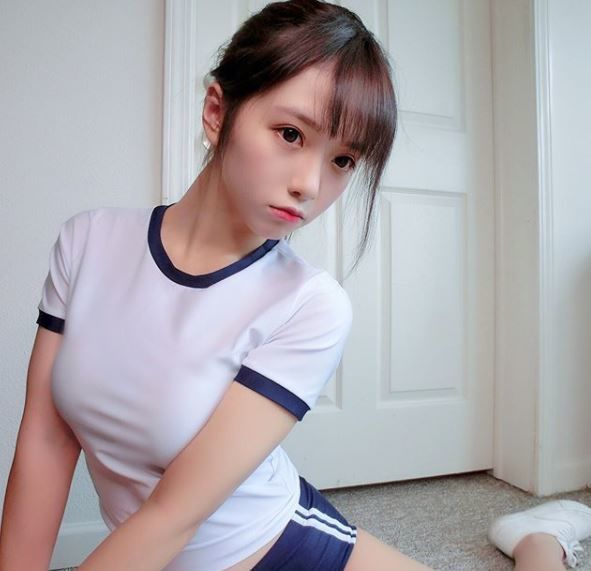
#> input picture HW_1/maya.jpg, 591 x 571 px, found by its file name
$ python -i C_operation_02.py   (imports and definitions only)
#> lines starting #> are read from the running program, lines starting #| are printed output that depends on the picture
import os
import cv2 as cv2
import numpy as np
from matplotlib import pyplot as plt

def histogram(img):
    histogram_ = np.zeros(256, dtype=np.uint32) # 存放讀到的pixel值
    for k in range(len(histogram_)):
        histogram_[k] = np.sum(img.flat == k)   # 將符合 SUM 起來
    return histogram_

def equalize(img,histogram_):
    def sumcdf(histogram_):
        cdf = np.zeros_like(histogram_, dtype=np.uint32) # 累積分布函數（cdf）
        cdf[0] = histogram_[0] # 因為下方 cdf[k-1], 在 cdf[0] 時前面沒有值,有可能會讀到亂七八糟的東西,因此要先將[0]先寫進去
        for k in range(len(cdf)):
            cdf[k] = cdf[k-1] + np.sum(img.flat == k) # 取的cdf累計"值"
        return cdf

    cdf_pro = sumcdf(histogram_) / (img.shape[0] * img.shape[1]) # 算出cdf的機率(probability)
    cdf_value = np.zeros_like(img, dtype=np.uint8) # 存放乘以CDF的pixel值
    for row in range(img.shape[0]):
        for col in range(img.shape[1]):
            cdf_value[row,col] = np.uint8(np.round((cdf_pro[img[row,col]] - np.min(cdf_pro)) / (np.max(cdf_pro) - np.min(cdf_pro)) * 255))
            # 將row col的值,乘上對應cdf出現的機率值 = 均化
    return cdf_value  # 將均化後的值回傳

def gray():
    img_path='E:/Program_File/PYTHON/數位影像處理作業/HW_1/EXAMPLE.jpg'
    img_filepath = os.path.splitext(img_path)[0]    # 拆分路徑 & 副檔名，0 為路徑
    img_fileextension = os.path.splitext(img_path)[1]  # 1 為副檔名
    img_filename = os.path.basename(img_filepath)     # 取出檔名不含副檔名

    img = cv2.imread(img_filename+img_fileextension,cv2.IMREAD_GRAYSCALE)
    histogram_ = histogram(img)
    cdf_value = equalize(img,histogram_)
    histogram_equ = histogram(cdf_value)
    plt.bar(range(len(histogram_)), histogram_, alpha=0.9, width = 1, lw=1)
    plt.figure()
    plt.bar(range(len(histogram_)), histogram_equ, alpha=0.9, width = 1, lw=1)
    plt.show()
    plt.close()
    # [6 lines of commented-out code are left out]

def multicolor():
    img_path='E:/Program_File/PYTHON/數位影像處理作業/HW_1/maya.jpg'
    img_filepath = os.path.splitext(img_path)[0]    # 拆分路徑 & 副檔名，0 為路徑
    img_fileextension = os.path.splitext(img_path)[1]  # 1 為副檔名
    img_filename = os.path.basename(img_filepath)     # 取出檔名不含副檔名

    img = cv2.imread(img_filename+img_fileextension,1)  # 讀檔
#> img is the input picture: shape (571, 591, 3); mean B, G, R 172.4, 168.1, 173.5
    img_b, img_g, img_r = cv2.split(img)            # 將對檔案分割，順序為BGR，而非RGB
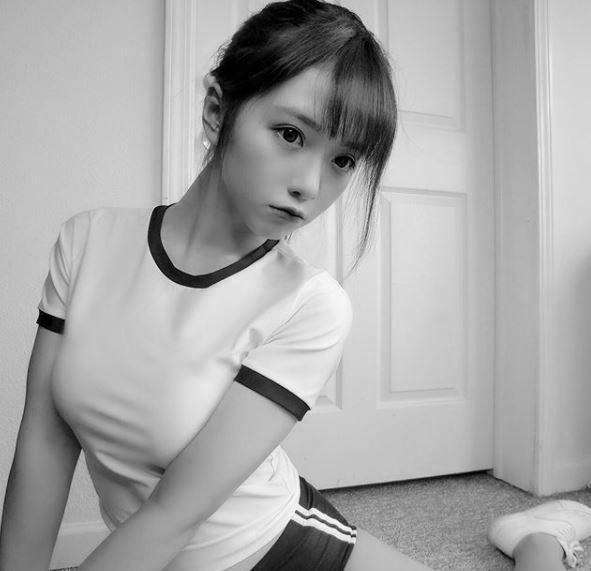
#> img_g: shape (571, 591); min 0, max 255, mean 168.1
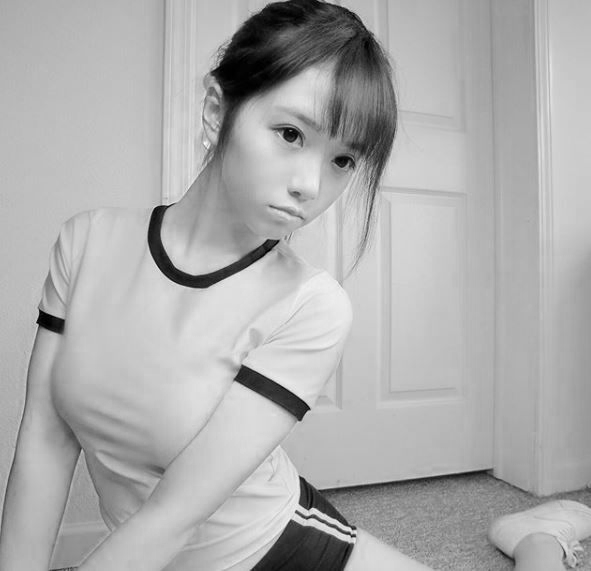
#> img_r: shape (571, 591); min 0, max 255, mean 173.5

    img_b_hist = histogram(img_b)           # 分別將 BGR 做 histogram
#> after the loop in histogram, `for k in range(len(histogram_)):`: histogram_ = 256 values, max 6004 at index 200, min 163 at index 20, mean 1318.2
#> img_b_hist has the same summary as histogram_ in histogram
    img_g_hist = histogram(img_g)
#> img_g_hist = 256 values, max 7953 at index 195, min 2 at index 251, mean 1318.2
    img_r_hist = histogram(img_r)
#> img_r_hist = 256 values, max 8098 at index 190, min 0 at index 245, mean 1318.2

    img_b_eq = equalize(img_b, img_b_hist)    # 各別接著做 equalize
#> in equalize, `cdf_pro = sumcdf(histogram_) / (img.shape[0] * img.shape[1])`: cdf_pro = 256 values from 0.00252 to 1
#> after the loop in equalize, `for row in range(img.shape[0]):`:
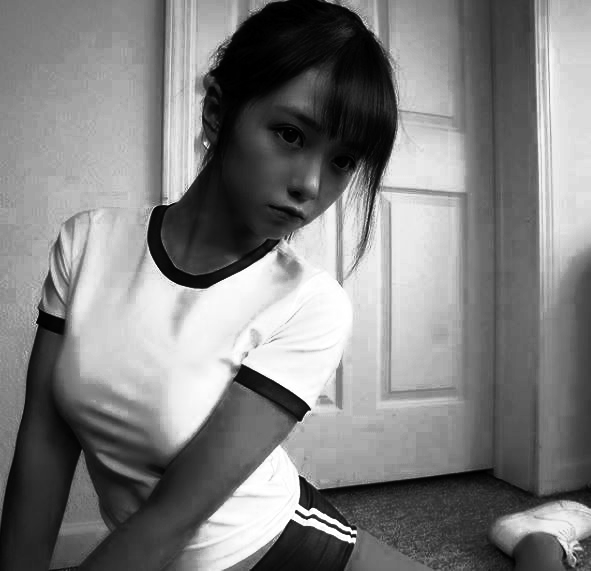
#> cdf_value: shape (571, 591); min 0, max 255, mean 128.1
    img_g_eq = equalize(img_g, img_g_hist)
#> in equalize (call 2), `cdf_pro = sumcdf(histogram_) / (img.shape[0] * img.shape[1])`: cdf_pro = 256 values from 0.00114 to 1
#> after the loop in equalize (call 2), `for row in range(img.shape[0]):`:
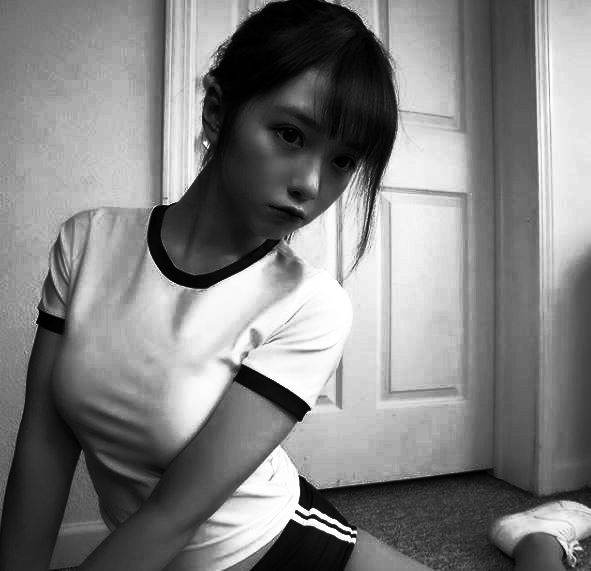
#> cdf_value: shape (571, 591); min 0, max 255, mean 128.6
    img_r_eq = equalize(img_r, img_r_hist)
#> in equalize (call 3), `cdf_pro = sumcdf(histogram_) / (img.shape[0] * img.shape[1])`: cdf_pro = 256 values from 0.000216 to 1
#> after the loop in equalize (call 3), `for row in range(img.shape[0]):`:
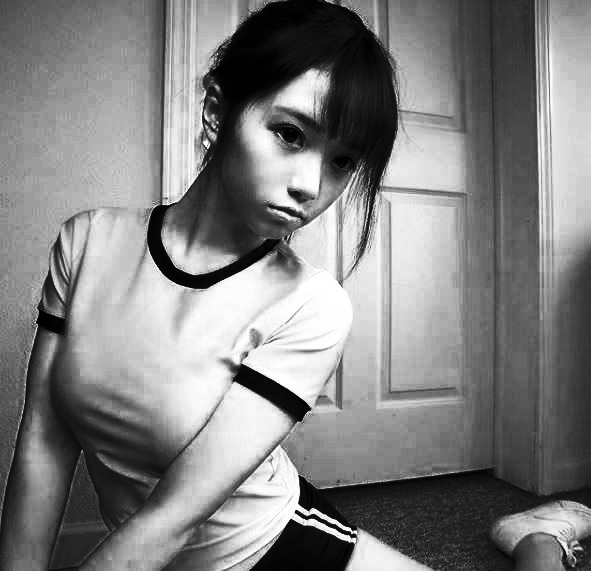
#> cdf_value: shape (571, 591); min 0, max 255, mean 129

    img_b_eq_hist = histogram(img_b_eq)    # 最後將 equalize 後的 BGR 做 histogram
#> img_b_eq_hist = 256 values, max 6004 at index 158, min 0 at index 61, mean 1318.2
    img_g_eq_hist = histogram(img_g_eq)
#> img_g_eq_hist = 256 values, max 7953 at index 171, min 0 at index 65, mean 1318.2
    img_r_eq_hist = histogram(img_r_eq)
#> img_r_eq_hist = 256 values, max 8098 at index 157, min 0 at index 46, mean 1318.2

    plt.subplot(3,2,1)                      # 子圖，( 3 * 2 (列column * 行row), 第一個圖，左上)
    plt.bar(np.arange(img_b_hist.shape[0]), img_b_hist, alpha=0.9, width = 1, lw=1, align = 'center',color = 'b')
    plt.subplot(3,2,2)                      # 子圖，( 3 * 2 , 第二個圖，右上)
    plt.bar(np.arange(img_b_eq_hist.shape[0]), img_b_eq_hist, alpha=0.9, width = 1, lw=1, align = 'center',color = 'b')
    plt.subplot(3,2,3)                      # 子圖，( 3 * 2 , 第三個圖，左中)
    plt.bar(range(len(img_g_hist)), img_g_hist, alpha=0.9, width = 1, lw=1, align = 'center',color = 'g')
    plt.subplot(3,2,4)
    plt.bar(range(len(img_g_eq_hist)), img_g_eq_hist, alpha=0.9, width = 1, lw=1, align = 'center',color = 'g')
    plt.subplot(3,2,5)
    plt.bar(range(len(img_r_hist)), img_r_hist, alpha=0.9, width = 1, lw=1, align = 'center',color = 'r')
    plt.subplot(3,2,6)
    plt.bar(range(len(img_r_eq_hist)), img_r_eq_hist, alpha=0.9, width = 1, lw=1, align = 'center',color = 'r')

    plt.show()
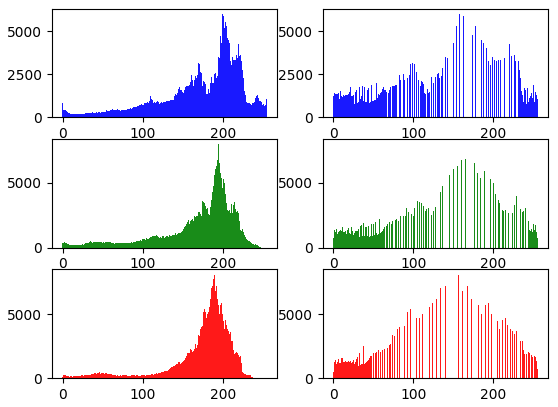
#> figure drawn by matplotlib, 6 panels; panel 1: tallest bar 6004 high, from x = 199.5 to 200.5; panel 2: tallest bar 6004 high, from x = 157.5 to 158.5; panel 3: tallest bar 7953 high, from x = 194.5 to 195.5; panel 4: tallest bar 7953 high, from x = 170.5 to 171.5
    plt.close()     # 開啟圖片後要記得關閉，當有大量的圖片或資料開啟後，記憶體可能會爆，因此要手動關閉他

    # [19 lines of commented-out code are left out]

    img_merge = cv2.merge([img_b_eq,img_g_eq,img_r_eq])     # 將均化後的 BGR 合併
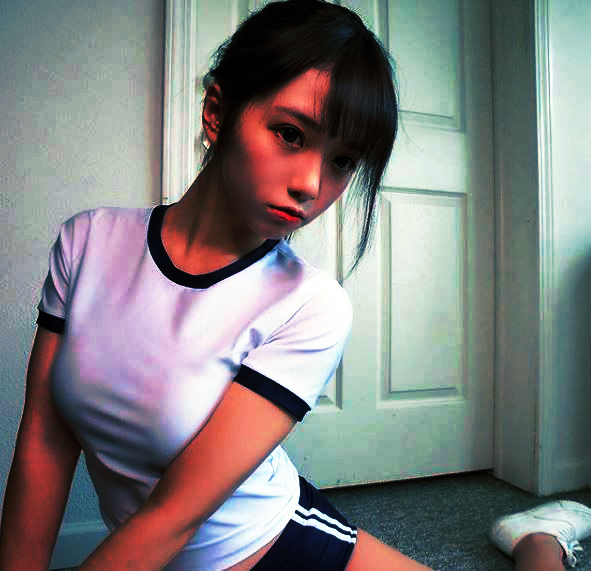
#> img_merge: shape (571, 591, 3); mean B, G, R 128.1, 128.6, 129
    # cv2.imwrite(img_filename+'_merge_equalize'+img_fileextension,img_merge)

    # cv2.imshow('img',img)
    cv2.imshow('equalize',img_merge)
    cv2.waitKey(0)
    cv2.destroyAllWindows()

# gray()
# multicolor()

>>> result = multicolor()

$ run again, with HW_1/snow.jpg copied over HW_1/maya.jpg
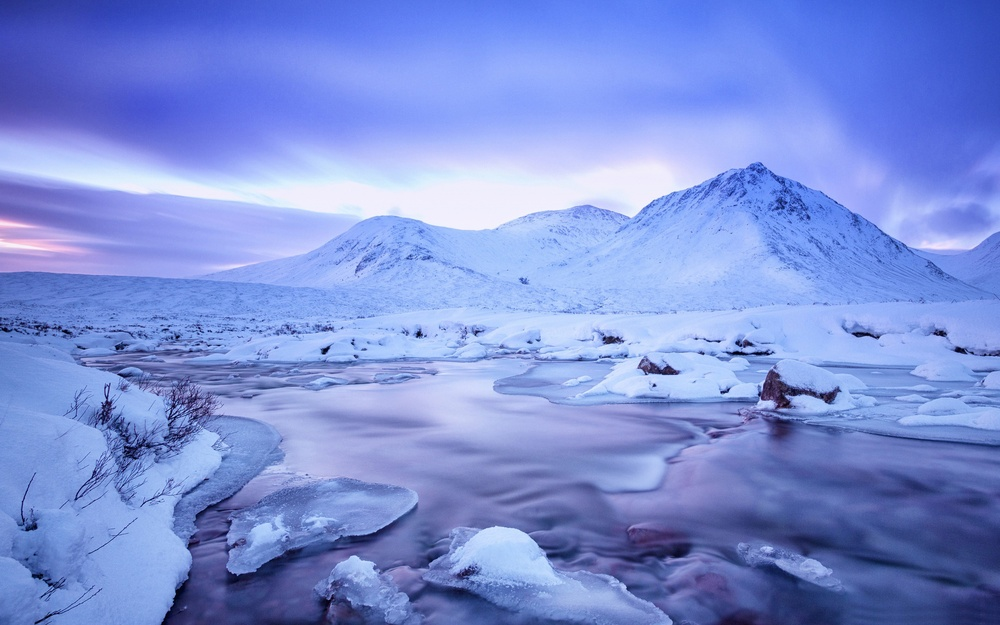
#> input picture HW_1/snow.jpg, 1000 x 625 px, shrunk from 2560 x 1600 before the run, found by its file name
#> in multicolor, img is the input picture: shape (625, 1000, 3); mean B, G, R 216.5, 144.3, 124
#> after the loop in histogram, `for k in range(len(histogram_)):`: histogram_ = 256 values, max 32335 at index 252, min 0 at index 0, mean 2441.4
#> img_b_hist has the same summary as histogram_ in histogram
#> img_g_hist = 256 values, max 6181 at index 238, min 0 at index 248, mean 2441.4
#> img_r_hist = 256 values, max 5628 at index 144, min 5 at index 254, mean 2441.4
#> cdf_pro = 256 values from 0 to 1
#> cdf_pro = 256 values from 0.000578 to 1
#> after the loop in equalize (call 3), `for row in range(img.shape[0]):`:
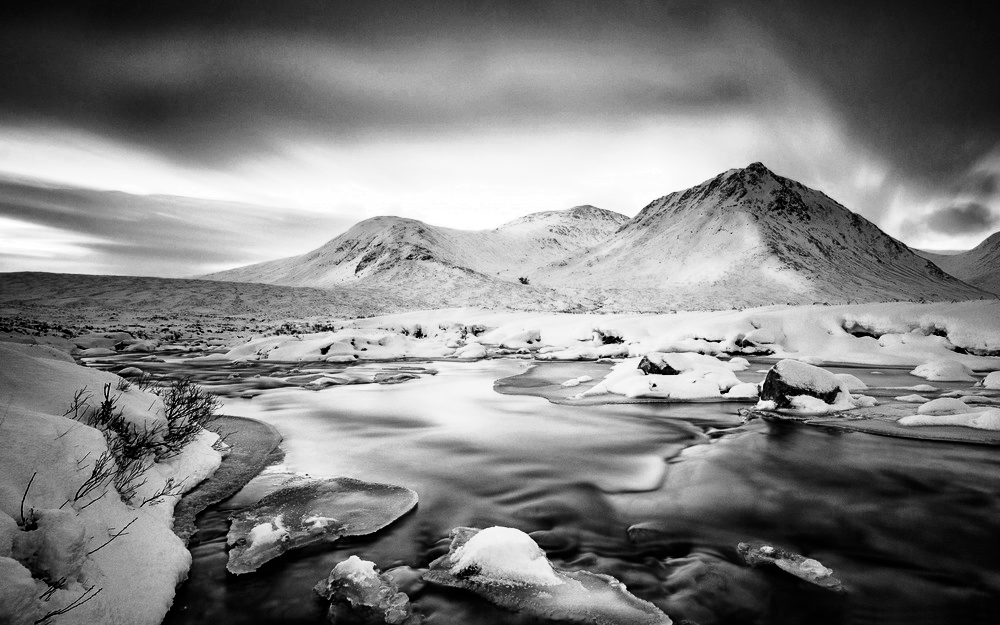
#> cdf_value: shape (625, 1000); min 0, max 255, mean 128.2
#> img_b_eq_hist = 256 values, max 32335 at index 228, min 0 at index 55, mean 2441.4
#> img_g_eq_hist = 256 values, max 6181 at index 253, min 0 at index 32, mean 2441.4
#> img_r_eq_hist = 256 values, max 5628 at index 169, min 0 at index 29, mean 2441.4
#> in multicolor, `img_merge = cv2.merge([img_b_eq,img_g_eq,img_r_eq])`:
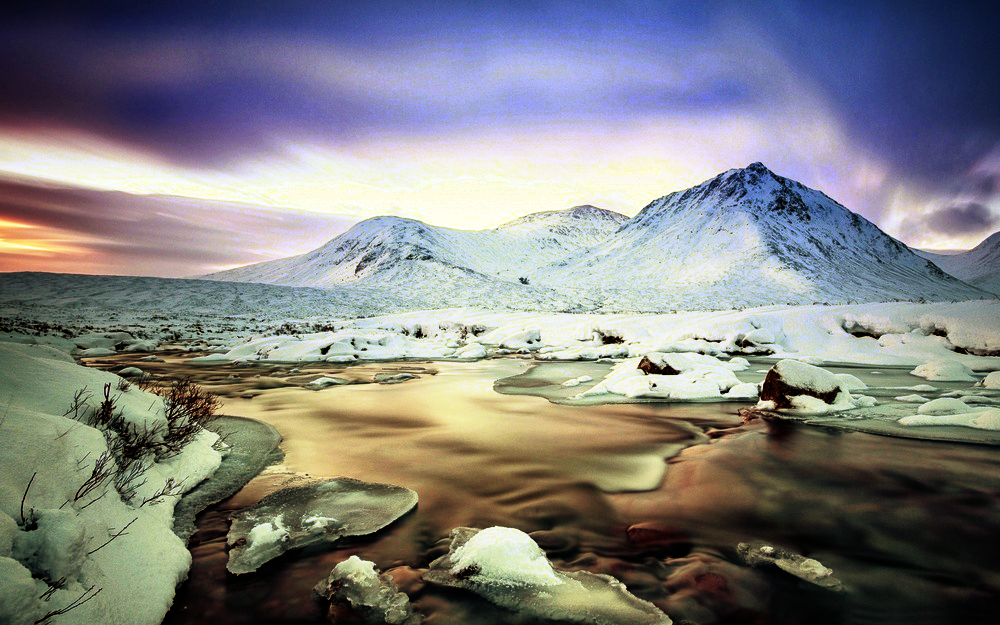
#> img_merge: shape (625, 1000, 3); mean B, G, R 129.5, 128.3, 128.2
